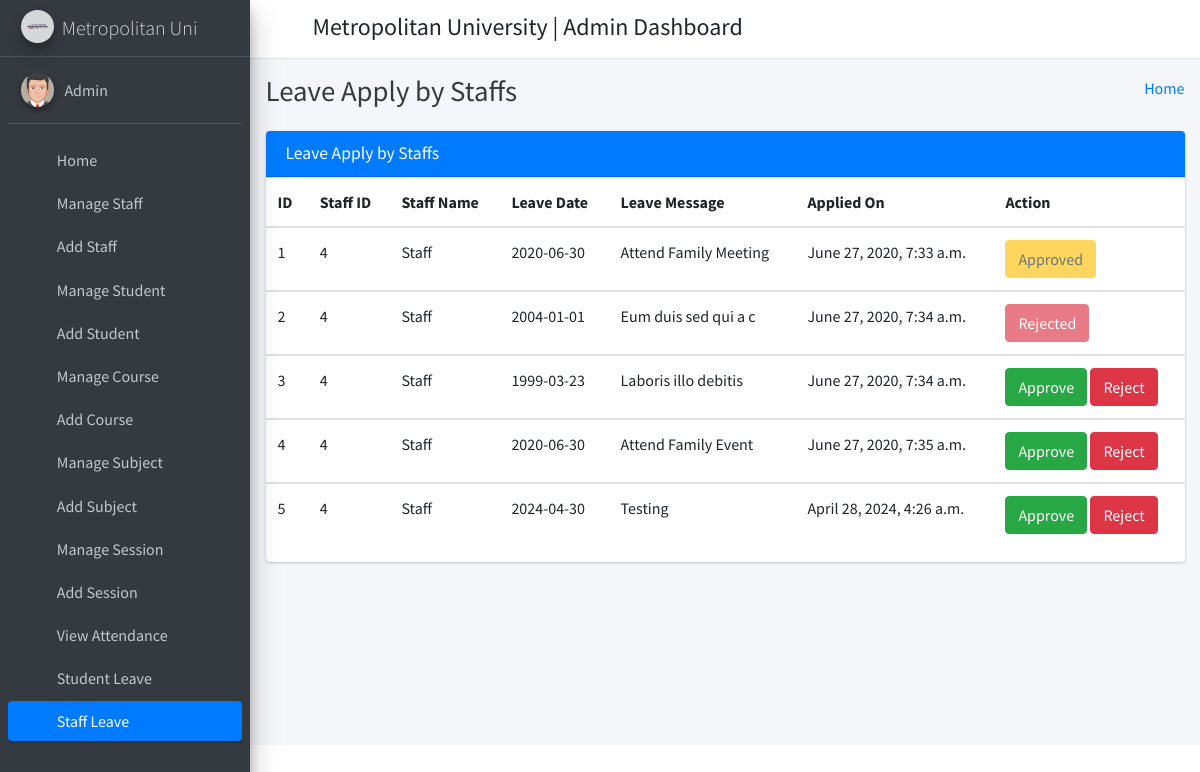
/staff_leave_view/ (signed in), run on the app's committed database.
### student_management_app/models.py (models this page shows)
class CustomUser(AbstractUser):
    user_type_data = ((1, "HOD"), (2, "Staff"), (3, "Student"))
    user_type = models.CharField(default=1, choices=user_type_data, max_length=10)

class LeaveReportStaff(models.Model):
    id = models.AutoField(primary_key=True)
    staff_id = models.ForeignKey(Staffs, on_delete=models.CASCADE)
    leave_date = models.CharField(max_length=255)
    leave_message = models.TextField()
    leave_status = models.IntegerField(default=0)
    created_at = models.DateTimeField(auto_now_add=True)
    updated_at = models.DateTimeField(auto_now=True)
    objects = models.Manager()

class Staffs(models.Model):
    id = models.AutoField(primary_key=True)
    admin = models.OneToOneField(CustomUser, on_delete = models.CASCADE)
    address = models.TextField()
    created_at = models.DateTimeField(auto_now_add=True)
    updated_at = models.DateTimeField(auto_now=True)
    objects = models.Manager()

### student_management_app/HodViews.py (the view)
# urls.py: path('staff_leave_view/', HodViews.staff_leave_view, name="staff_leave_view"),
def staff_leave_view(request):
    leaves = LeaveReportStaff.objects.all()
    context = {
        "leaves": leaves
    }
    return render(request, 'hod_template/staff_leave_view.html', context)

### student_management_app/LoginCheckMiddleWare.py (called while the page is built, shortened)
    def process_view(self, request, view_func, view_args, view_kwargs):
        modulename = view_func.__module__
        user = request.user
        if user.is_authenticated:
            if user.user_type == "1":
                if modulename == "student_management_app.HodViews":
                    pass
                elif modulename == "student_management_app.views" or modulename == "django.views.static":
                    pass
                else:
                    return redirect("admin_home")
            else:
                return redirect("login")
        else:
            if request.path == reverse("login") or request.path == reverse("doLogin"):
                pass
            else:
                return redirect("login")

### student_management_app/templates/hod_template/staff_leave_view.html (shortened to what this page needs)
{% extends 'hod_template/base_template.html' %}
{% block page_title %}
    Leave Apply by Staffs
{% endblock page_title %}
{% block main_content %}
{% load static %}
<section class="content">
        <div class="container-fluid">
            <div class="row">
                <div class="col-md-12">
                    <div class="card card-primary">
                        <div class="card-header">
                            <h3 class="card-title">Leave Apply by Staffs</h3>
                        </div>
                        <div class="table-responsive">
                            <table class="table">
                                <thead>
                                <tr>
                                    <th>ID</th>
                                    <th>Staff ID</th>
                                    <th>Staff Name</th>
                                    <th>Leave Date</th>
                                    <th>Leave Message</th>
                                    <th>Applied On</th>
                                    <th>Action</th>
                                </tr>
                                </thead>
                                {% for leave in leaves %}
                                <tbody>
                                <tr>
                                    <td>{{ leave.id }}</td>
                                    <td>{{ leave.staff_id.admin.id }}</td>
                                    <td>{{ leave.staff_id.admin.first_name }} {{ feedback.staff_id.admin.last_name }}</td>
                                    <td>{{ leave.leave_date }}</td>
                                    <td>{{ leave.leave_message }}</td>
                                    <td>{{ leave.created_at }}</td>
                                    <td>
                                        {% if leave.leave_status == 0 %}
                                            <a href="{% url 'staff_leave_approve' leave_id=leave.id %}" class="btn btn-success">Approve</a>
                                            <a href="{% url 'staff_leave_reject' leave_id=leave.id %}" class="btn btn-danger">Reject</a>
                                        {% elif leave.leave_status == 1 %}
                                            <button class="btn btn-warning" disabled="disabled">Approved</button>
                                        {% else %}
                                            <button class="btn btn-danger" disabled="disabled">Rejected</button>
                                        {% endif %}
                                    </td>
                                </tr>
                                </tbody>
                                {% endfor %}
                            </table>
                        </div>
                    </div>
                </div>
            </div>
        </div>
      </section>
  {% endblock main_content %}

### student_management_app/templates/hod_template/sidebar_template.html
{% load static %}
<aside class="main-sidebar sidebar-dark-primary elevation-4">
      <a href="{% url 'admin_home' %}" class="brand-link">
        <img src="{% static 'dist/img/mulogo.jpg' %}" alt="AdminLTE Logo" class="brand-image img-circle elevation-3"
            style="opacity: .8">
        <span class="brand-text font-weight-light">Metropolitan Uni</span>
      </a>
      <div class="sidebar">
        <div class="user-panel mt-3 pb-3 mb-3 d-flex">
          <div class="image">
            <img src="{% static 'dist/img/user2-160x160.jpg' %}" class="img-circle elevation-2" alt="User Image">
          </div>
          <div class="info">
            <a href="{% url 'admin_profile' %}" class="d-block">{{ user.first_name }} {{ user.last_name }}</a>
          </div>
        </div>
        <nav class="mt-2">
          <ul class="nav nav-pills nav-sidebar flex-column" data-widget="treeview" role="menu" data-accordion="false">
            <li class="nav-item">
              {% url 'admin_home' as admin_home %}
              <a href="{{ admin_home }}" class="nav-link {% if request.path == admin_home %} active {% endif %}">
                <i class="nav-icon fas fa-tachometer-alt"></i>
                <p>
                  Home
                </p>
              </a>
            </li>
            <li class="nav-item">
              {% url 'manage_staff' as manage_staff %}
              {% url 'edit_staff' staff_id=id as edit_staff %}
              <a href="{{ manage_staff }}" class="nav-link {% if request.path == manage_staff %} active {% endif %} {% if request.path == edit_staff %} active {% endif %}">
                <i class="nav-icon fas fa-chalkboard-teacher"></i>
                <p>
                  Manage Staff
                </p>
              </a>
            </li>
            <li class="nav-item">
              {% url 'add_staff' as add_staff %}
              <a href="{{ add_staff }}" class="nav-link {% if request.path == add_staff %} active {% endif %}">
                <i class="nav-icon fas fa-th"></i>
                <p>
                  Add Staff
                </p>
              </a>
            </li>
            <li class="nav-item">
              {% url 'manage_student' as manage_student %}
              {% url 'edit_student' student_id=id as edit_student %}
              <a href="{{ manage_student }}" class="nav-link {% if request.path == manage_student %} active {% endif %} {% if request.path == edit_student %} active {% endif %}">
                <i class="nav-icon fas fa-user-graduate"></i>
                <p>
                  Manage Student
                </p>
              </a>
            </li>
            <li class="nav-item">
              {% url 'add_student' as add_student %}
              <a href="{{ add_student }}" class="nav-link {% if request.path == add_student %} active {% endif %}">
                <i class="nav-icon fas fa-th"></i>
                <p>
                  Add Student
                </p>
              </a>
            </li>
            <li class="nav-item">
              {% url 'manage_course' as manage_course %}
              {% url 'edit_course' course_id=id as edit_course %}
              <a href="{{ manage_course }}" class="nav-link {% if request.path == manage_course %} active {% endif %} {% if request.path == edit_course %} active {% endif %}">
                <i class="nav-icon fas fa-chalkboard"></i>
                <p>
                  Manage Course
                </p>
              </a>
            </li>
            <li class="nav-item">
            {% url 'add_course' as add_course %}
              <a href="{{ add_course }}" class="nav-link {% if request.path == add_course %} active {% endif %}">
                <i class="nav-icon fas fa-th"></i>
                <p>
                  Add Course
                </p>
              </a>
            </li>
            <li class="nav-item">
              {% url 'manage_subject' as manage_subject %}
              {% url 'edit_subject' subject_id=id as edit_subject %}
              <a href="{{ manage_subject }}" class="nav-link {% if request.path == manage_subject %} active {% endif %} {% if request.path == edit_subject %} active {% endif %}">
                <i class="nav-icon fas fa-book"></i>
                <p>
                  Manage Subject
                </p>
              </a>
            </li>
            <li class="nav-item">
              {% url 'add_subject' as add_subject %}
              <a href="{{ add_subject }}" class="nav-link {% if request.path == add_subject %} active {% endif %}">
                <i class="nav-icon fas fa-th"></i>
                <p>
                  Add Subject
                </p>
              </a>
            </li>
            <li class="nav-item">
              {% url 'manage_session' as manage_session %}
              {% url 'edit_session' session_id=id as edit_session %}
              <a href="{{ manage_session }}" class="nav-link {% if request.path == manage_session %} active {% endif %} {% if request.path == edit_session %} active {% endif %}">
                <i class="nav-icon fas fa-graduation-cap"></i>
                <p>
                  Manage Session
                </p>
              </a>
            </li>
            <li class="nav-item">
              {% url 'add_session' as add_session %}
              <a href="{{ add_session }}" class="nav-link {% if request.path == add_session %} active {% endif %}">
                <i class="nav-icon fas fa-th"></i>
                <p>
                  Add Session
                </p>
              </a>
            </li>
            <li class="nav-item">
              {% url 'admin_view_attendance' as admin_view_attendance %}
              <a href="{{ admin_view_attendance }}" class="nav-link {% if request.path == admin_view_attendance %} active {% endif %}">
                <i class="nav-icon fas fa-calendar-alt"></i>
                <p>
                  View Attendance
                </p>
              </a>
            </li>
            <li class="nav-item">
              {% url 'student_leave_view' as student_leave_view %}
              <a href="{{ student_leave_view }}" class="nav-link {% if request.path == student_leave_view %} active {% endif %}">
                <i class="nav-icon fas fa-th"></i>
                <p>
                  Student Leave
                </p>
              </a>
            </li>
            <li class="nav-item">
              {% url 'staff_leave_view' as staff_leave_view %}
              <a href="{{ staff_leave_view }}" class="nav-link {% if request.path == staff_leave_view %} active {% endif %}">
                <i class="nav-icon fas fa-th"></i>
                <p>
                  Staff Leave
                </p>
              </a>
            </li>
          </ul>
        </nav>
      </div>
    </aside>

### data on the page
CustomUser: first_name "Admin"
LeaveReportStaff: id "1", staff_id.admin.id "4", staff_id.admin.first_name "Staff", leave_date "2020-06-30", leave_message "Attend Family Meeting", created_at "June 27, 2020, 7:33 a.m.", leave_status "Approved"
LeaveReportStaff: id "2", staff_id.admin.id "4", staff_id.admin.first_name "Staff", leave_date "2004-01-01", leave_message "Eum duis sed qui a c", created_at "June 27, 2020, 7:34 a.m.", leave_status "Rejected"
LeaveReportStaff: id "3", staff_id.admin.id "4", staff_id.admin.first_name "Staff", leave_date "1999-03-23", leave_message "Laboris illo debitis", created_at "June 27, 2020, 7:34 a.m.", leave_status "Approve"
LeaveReportStaff: id "4", staff_id.admin.id "4", staff_id.admin.first_name "Staff", leave_date "2020-06-30", leave_message "Attend Family Event", created_at "June 27, 2020, 7:35 a.m.", leave_status "Approve"
LeaveReportStaff: id "5", staff_id.admin.id "4", staff_id.admin.first_name "Staff", leave_date "2024-04-30", leave_message "Testing", created_at "April 28, 2024, 4:26 a.m.", leave_status "Approve"
